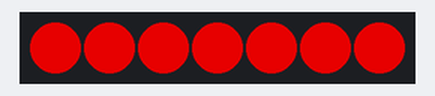
A sketch run on a simulated Arduino Uno, built with avr-gcc and run on an emulated ATmega328P. On the bench: 7 RGB LEDs in strip order, left to right. Dim RGB values are drawn brighter than linear; what the sketch prints to the serial monitor is not drawn.

Above: at 0.1 s.
At 21.9 s:
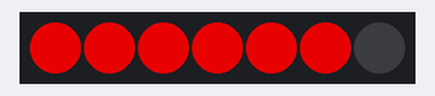
Timing chart, 0 to 23.4 s (numbered marks = the images above):
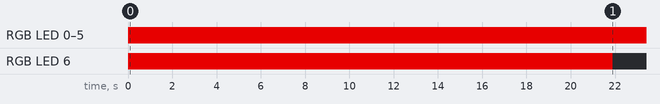

The sketch:

livesleft.ino
```cpp
#include <Adafruit_NeoPixel.h>
#ifdef __AVR__
#include <avr/power.h>
#endif

#define PIN 6

float brightness = 0.7;
int num_pixels = 7;
long mils = 0;
int remaining = num_pixels;
bool flash_on = true;

// Parameter 1 = number of pixels in strip
// Parameter 2 = Arduino pin number (most are valid)
// Parameter 3 = pixel type flags, add together as needed:
//   NEO_KHZ800  800 KHz bitstream (most NeoPixel products w/WS2812 LEDs)
//   NEO_KHZ400  400 KHz (classic 'v1' (not v2) FLORA pixels, WS2811 drivers)
//   NEO_GRB     Pixels are wired for GRB bitstream (most NeoPixel products)
//   NEO_RGB     Pixels are wired for RGB bitstream (v1 FLORA pixels, not v2)
Adafruit_NeoPixel strip = Adafruit_NeoPixel(num_pixels, PIN, NEO_GRB + NEO_KHZ800);

// IMPORTANT: To reduce NeoPixel burnout risk, add 1000 uF capacitor across
// pixel power leads, add 300 - 500 Ohm resistor on first pixel's data input
// and minimize distance between Arduino and first pixel.  Avoid connecting
// on a live circuit...if you must, connect GND first.

void setup() {
  Serial.begin(9600);
  strip.begin();
  strip.show(); // Initialize all pixels to 'off'
}

void loop() {

  if ((mils > 20000L) && (remaining > 1)) {
    remaining --;
    mils = 0;
  } else if (remaining <= 1) {
    remaining = num_pixels;
  }

  if (mils % 100 == 0) {
    flash_on = !flash_on;
  }

  for (int i = 0; i < remaining; i++) {
    if (remaining < 3) {
      if (flash_on) {
        strip.setPixelColor(i,  strip.Color(255 * brightness, 0, 0));
      }
      else {
        strip.setPixelColor(i,  strip.Color(0, 0, 0));
      }
    }
    else {
      strip.setPixelColor(i,  strip.Color(255 * brightness, 0, 0));
    }
  }
  for (int j = remaining; j < num_pixels; j++) {
    strip.setPixelColor(j,  strip.Color(0, 0, 0));
  }
  strip.show();

  delay(10);
  mils += 10L;
  Serial.println(mils);
}
```

Measured:
- by itself, RGB LED 0–5: off → RGB(178, 0, 0) at 0.00 s
- by itself, RGB LED 6: off → RGB(178, 0, 0) at 0.00 s, → off 21.9 s later
